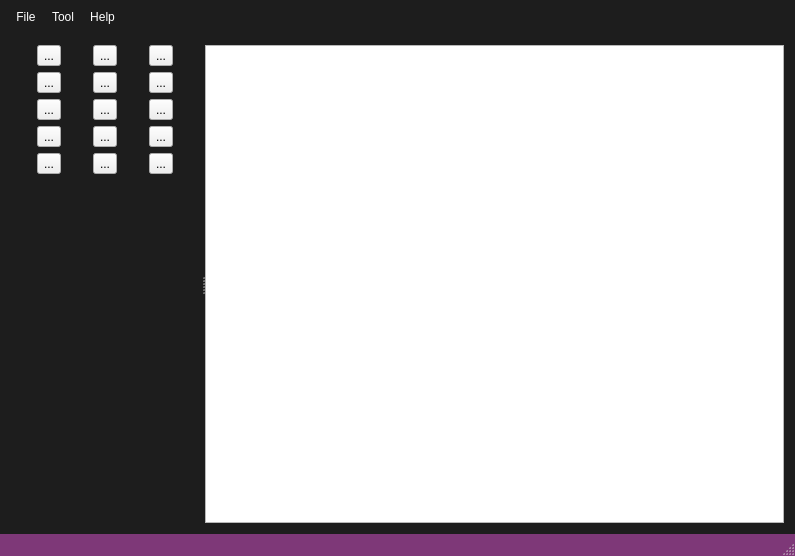
<?xml version="1.0" encoding="UTF-8"?>
<ui version="4.0">
 <class>MainWindow</class>
 <widget class="QMainWindow" name="MainWindow">
  <property name="geometry">
   <rect>
    <x>0</x>
    <y>0</y>
    <width>795</width>
    <height>556</height>
   </rect>
  </property>
  <property name="windowTitle">
   <string>MainWindow</string>
  </property>
  <property name="styleSheet">
   <string notr="true">QMainWindow{
background-color:#1d1d1d;
}

QMenuBar{
background-color:#1d1d1d;
padding:5px;
	font: 12pt &quot;MS Shell Dlg 2&quot;;
}

QMenuBar::item{
background-color:#1d1d1d;
color:#fff;
padding:5px;

}

QMenu{
color:#fff;
padding:0;
}

QMenu::item:selected{
color:#fff;
background-color:#00aba9;
}

QTableWidget{
background-color:#3d3d3d;
color:#fff;
  selection-background-color: #da532c;
border:solid;
border-width:3px;
border-color:#da532c;
}
QHeaderView::section{
background-color:qlineargradient(spread:pad, x1:0, y1:0, x2:1, y2:0, stop:0 rgba(20, 158, 217, 255), stop:1 rgba(36, 158, 217, 255));
border:none;
border-top-style:solid;
border-width:1px;
border-top-color:qlineargradient(spread:pad, x1:0, y1:0, x2:1, y2:0, stop:0 rgba(20, 158, 217, 255), stop:1 rgba(36, 158, 217, 255));
color:#fff;

}
QHeaderView{
background-color:qlineargradient(spread:pad, x1:0, y1:0, x2:1, y2:0, stop:0 rgba(20, 158, 217, 255), stop:1 rgba(36, 158, 217, 255));

border:none;
border-top-style:solid;
border-width:1px;
border-top-color:#149ED9;
color:#fff;
	font: 75 12pt &quot;Calibri&quot;;
}

QTableCornerButton::section{
border:none;
background-color:#149ED9;
}

QListWidget{
background-color:#3d3d3d;
color:#fff;
}

QMenu{
background-color:#3d3d3d;
}
QStatusBar{
background-color:#7e3878;
color:#fff;
}

QPushButton{
border-style:solid;

background-color:#3d3d3d;
color:#fff;
border-radius:7px;
}
QPushButton:hover{
color:#ccc;
	background-color: qlineargradient(spread:pad, x1:0.517, y1:0, x2:0.517, y2:1, stop:0 rgba(45, 45, 45, 255), stop:0.505682 rgba(45, 45, 45, 255), stop:1 rgba(29, 29, 29, 255));
	border-color:#2d89ef;
border-width:2px;
}

QPushButton:pressed{
background-color: qlineargradient(spread:pad, x1:0.517, y1:0, x2:0.517, y2:1, stop:0 rgba(29, 29, 29, 255), stop:0.505682 rgba(45, 45, 45, 255), stop:1 rgba(29, 29, 29, 255));
}


QTabWidget::tab{
background-color:#3d3d3d;
}

QLineEdit{
border-radius:0;
}

QProgressBar{
border-radius:0;
text-align:center;
color:#fff;
background-color:transparent;
border: 2px solid #e3a21a;
border-radius:7px;
	font: 75 12pt &quot;Open Sans&quot;;

}

QProgressBar::chunk{
background-color:#2d89ef;
width:20px;
}</string>
  </property>
  <widget class="QWidget" name="centralWidget">
   <layout class="QGridLayout" name="gridLayout">
    <item row="0" column="0">
     <widget class="QSplitter" name="splitter">
      <property name="orientation">
       <enum>Qt::Horizontal</enum>
      </property>
      <widget class="QWidget" name="toolsWidget" native="true">
       <property name="sizePolicy">
        <sizepolicy hsizetype="MinimumExpanding" vsizetype="Preferred">
         <horstretch>0</horstretch>
         <verstretch>0</verstretch>
        </sizepolicy>
       </property>
       <property name="minimumSize">
        <size>
         <width>120</width>
         <height>0</height>
        </size>
       </property>
       <layout class="QGridLayout" name="gridLayout_2">
        <property name="leftMargin">
         <number>0</number>
        </property>
        <property name="topMargin">
         <number>0</number>
        </property>
        <property name="rightMargin">
         <number>0</number>
        </property>
        <property name="bottomMargin">
         <number>0</number>
        </property>
        <property name="spacing">
         <number>6</number>
        </property>
        <item row="2" column="2">
         <widget class="QToolButton" name="toolButton_ellipse">
          <property name="text">
           <string>...</string>
          </property>
          <property name="icon">
           <iconset resource="icons.qrc">
            <normaloff>:/icons/circle.png</normaloff>:/icons/circle.png</iconset>
          </property>
          <property name="iconSize">
           <size>
            <width>31</width>
            <height>31</height>
           </size>
          </property>
         </widget>
        </item>
        <item row="3" column="0">
         <widget class="QToolButton" name="toolButton_text">
          <property name="text">
           <string>...</string>
          </property>
          <property name="icon">
           <iconset resource="icons.qrc">
            <normaloff>:/icons/text.png</normaloff>:/icons/text.png</iconset>
          </property>
          <property name="iconSize">
           <size>
            <width>31</width>
            <height>31</height>
           </size>
          </property>
         </widget>
        </item>
        <item row="0" column="2">
         <widget class="QToolButton" name="toolButton_SaveAs">
          <property name="text">
           <string>...</string>
          </property>
          <property name="icon">
           <iconset resource="icons.qrc">
            <normaloff>:/icons/saveAs.png</normaloff>:/icons/saveAs.png</iconset>
          </property>
          <property name="iconSize">
           <size>
            <width>31</width>
            <height>31</height>
           </size>
          </property>
         </widget>
        </item>
        <item row="2" column="0">
         <widget class="QToolButton" name="butLine">
          <property name="text">
           <string>...</string>
          </property>
          <property name="icon">
           <iconset resource="icons.qrc">
            <normaloff>:/icons/直线.png</normaloff>:/icons/直线.png</iconset>
          </property>
          <property name="iconSize">
           <size>
            <width>31</width>
            <height>31</height>
           </size>
          </property>
         </widget>
        </item>
        <item row="0" column="0">
         <widget class="QToolButton" name="butOpen">
          <property name="enabled">
           <bool>true</bool>
          </property>
          <property name="text">
           <string>...</string>
          </property>
          <property name="icon">
           <iconset resource="icons.qrc">
            <normaloff>:/icons/open.png</normaloff>:/icons/open.png</iconset>
          </property>
          <property name="iconSize">
           <size>
            <width>31</width>
            <height>31</height>
           </size>
          </property>
         </widget>
        </item>
        <item row="1" column="2">
         <widget class="QToolButton" name="butDefault">
          <property name="text">
           <string>...</string>
          </property>
          <property name="icon">
           <iconset resource="icons.qrc">
            <normaloff>:/icons/arrow.png</normaloff>:/icons/arrow.png</iconset>
          </property>
          <property name="iconSize">
           <size>
            <width>31</width>
            <height>31</height>
           </size>
          </property>
         </widget>
        </item>
        <item row="1" column="1">
         <widget class="QToolButton" name="toolButton_ZoomOut">
          <property name="text">
           <string>...</string>
          </property>
          <property name="icon">
           <iconset resource="icons.qrc">
            <normaloff>:/icons/zoomOut.png</normaloff>:/icons/zoomOut.png</iconset>
          </property>
          <property name="iconSize">
           <size>
            <width>31</width>
            <height>31</height>
           </size>
          </property>
         </widget>
        </item>
        <item row="1" column="0">
         <widget class="QToolButton" name="toolButton_ZoomIn">
          <property name="text">
           <string>...</string>
          </property>
          <property name="icon">
           <iconset resource="icons.qrc">
            <normaloff>:/icons/zoomIn.png</normaloff>:/icons/zoomIn.png</iconset>
          </property>
          <property name="iconSize">
           <size>
            <width>31</width>
            <height>31</height>
           </size>
          </property>
         </widget>
        </item>
        <item row="0" column="1">
         <widget class="QToolButton" name="butSave">
          <property name="text">
           <string>...</string>
          </property>
          <property name="icon">
           <iconset resource="icons.qrc">
            <normaloff>:/icons/save.ico</normaloff>:/icons/save.ico</iconset>
          </property>
          <property name="iconSize">
           <size>
            <width>31</width>
            <height>31</height>
           </size>
          </property>
         </widget>
        </item>
        <item row="3" column="1">
         <widget class="QToolButton" name="toolButton_Home">
          <property name="text">
           <string>...</string>
          </property>
          <property name="icon">
           <iconset resource="icons.qrc">
            <normaloff>:/icons/up.png</normaloff>:/icons/up.png</iconset>
          </property>
          <property name="iconSize">
           <size>
            <width>31</width>
            <height>31</height>
           </size>
          </property>
         </widget>
        </item>
        <item row="2" column="1">
         <widget class="QToolButton" name="toolButton_bezier">
          <property name="text">
           <string>...</string>
          </property>
          <property name="icon">
           <iconset resource="icons.qrc">
            <normaloff>:/icons/bezier.png</normaloff>:/icons/bezier.png</iconset>
          </property>
          <property name="iconSize">
           <size>
            <width>31</width>
            <height>31</height>
           </size>
          </property>
         </widget>
        </item>
        <item row="3" column="2">
         <widget class="QToolButton" name="butRectangle">
          <property name="text">
           <string>...</string>
          </property>
          <property name="icon">
           <iconset resource="icons.qrc">
            <normaloff>:/icons/rectangle.png</normaloff>:/icons/rectangle.png</iconset>
          </property>
          <property name="iconSize">
           <size>
            <width>31</width>
            <height>31</height>
           </size>
          </property>
         </widget>
        </item>
        <item row="4" column="0">
         <widget class="QToolButton" name="toolButton_clear">
          <property name="text">
           <string>...</string>
          </property>
          <property name="icon">
           <iconset resource="icons.qrc">
            <normaloff>:/icons/delete.png</normaloff>:/icons/delete.png</iconset>
          </property>
          <property name="iconSize">
           <size>
            <width>31</width>
            <height>31</height>
           </size>
          </property>
         </widget>
        </item>
        <item row="4" column="1">
         <widget class="QToolButton" name="toolButton_pixmap">
          <property name="text">
           <string>...</string>
          </property>
          <property name="icon">
           <iconset resource="icons.qrc">
            <normaloff>:/icons/canvas.png</normaloff>:/icons/canvas.png</iconset>
          </property>
          <property name="iconSize">
           <size>
            <width>31</width>
            <height>31</height>
           </size>
          </property>
         </widget>
        </item>
        <item row="6" column="0" colspan="3">
         <widget class="VEPolyLineSettings" name="polylineSettings" native="true">
          <property name="minimumSize">
           <size>
            <width>0</width>
            <height>50</height>
           </size>
          </property>
         </widget>
        </item>
        <item row="7" column="0" colspan="3">
         <spacer name="verticalSpacer">
          <property name="orientation">
           <enum>Qt::Vertical</enum>
          </property>
          <property name="sizeHint" stdset="0">
           <size>
            <width>20</width>
            <height>40</height>
           </size>
          </property>
         </spacer>
        </item>
        <item row="5" column="0" colspan="3">
         <widget class="VERectangleSettings" name="rectangleSettings" native="true">
          <property name="minimumSize">
           <size>
            <width>0</width>
            <height>50</height>
           </size>
          </property>
         </widget>
        </item>
        <item row="5" column="0" colspan="3">
         <widget class="VEEllipseSettings" name="ellipseSettings" native="true">
          <property name="minimumSize">
           <size>
            <width>0</width>
            <height>50</height>
           </size>
          </property>
         </widget>
        </item>
        <item row="4" column="2">
         <widget class="QToolButton" name="toolButton_show">
          <property name="text">
           <string>...</string>
          </property>
          <property name="icon">
           <iconset resource="icons.qrc">
            <normaloff>:/icons/add_right.png</normaloff>:/icons/add_right.png</iconset>
          </property>
          <property name="iconSize">
           <size>
            <width>31</width>
            <height>31</height>
           </size>
          </property>
         </widget>
        </item>
       </layout>
      </widget>
      <widget class="VEWorkplaceView" name="workplaceView">
       <property name="maximumSize">
        <size>
         <width>16777195</width>
         <height>16777215</height>
        </size>
       </property>
       <property name="styleSheet">
        <string notr="true"/>
       </property>
      </widget>
     </widget>
    </item>
   </layout>
  </widget>
  <widget class="QMenuBar" name="menuBar">
   <property name="geometry">
    <rect>
     <x>0</x>
     <y>0</y>
     <width>795</width>
     <height>39</height>
    </rect>
   </property>
   <widget class="QMenu" name="menu">
    <property name="title">
     <string>File</string>
    </property>
    <addaction name="actionNew"/>
    <addaction name="actionOpen"/>
    <addaction name="separator"/>
    <addaction name="actionSave"/>
    <addaction name="actionSaveAs"/>
    <addaction name="separator"/>
    <addaction name="actionExit"/>
   </widget>
   <widget class="QMenu" name="menuHelp">
    <property name="title">
     <string>Help</string>
    </property>
    <addaction name="actionHelp"/>
   </widget>
   <widget class="QMenu" name="menuTool">
    <property name="title">
     <string>Tool</string>
    </property>
    <addaction name="actionZoomIn"/>
    <addaction name="actionZoomOut"/>
   </widget>
   <addaction name="menu"/>
   <addaction name="menuTool"/>
   <addaction name="menuHelp"/>
  </widget>
  <widget class="QStatusBar" name="statusBar"/>
  <action name="actionHelp">
   <property name="icon">
    <iconset resource="icons.qrc">
     <normaloff>:/icons/scene.ico</normaloff>:/icons/scene.ico</iconset>
   </property>
   <property name="text">
    <string>Readme</string>
   </property>
   <property name="shortcut">
    <string>Ctrl+H</string>
   </property>
  </action>
  <action name="actionNew">
   <property name="icon">
    <iconset resource="icons.qrc">
     <normaloff>:/icons/new.png</normaloff>:/icons/new.png</iconset>
   </property>
   <property name="text">
    <string>New</string>
   </property>
   <property name="shortcut">
    <string>Ctrl+N</string>
   </property>
  </action>
  <action name="actionOpen">
   <property name="icon">
    <iconset resource="icons.qrc">
     <normaloff>:/icons/cursor-openhand.png</normaloff>:/icons/cursor-openhand.png</iconset>
   </property>
   <property name="text">
    <string>Open</string>
   </property>
   <property name="shortcut">
    <string>Ctrl+O</string>
   </property>
  </action>
  <action name="actionSave">
   <property name="icon">
    <iconset resource="icons.qrc">
     <normaloff>:/icons/save.png</normaloff>:/icons/save.png</iconset>
   </property>
   <property name="text">
    <string>Save</string>
   </property>
   <property name="shortcut">
    <string>Ctrl+S</string>
   </property>
  </action>
  <action name="actionSaveAs">
   <property name="icon">
    <iconset resource="icons.qrc">
     <normaloff>:/icons/saveAs.png</normaloff>:/icons/saveAs.png</iconset>
   </property>
   <property name="text">
    <string>SaveAs</string>
   </property>
   <property name="shortcut">
    <string>Ctrl+A</string>
   </property>
  </action>
  <action name="actionExit">
   <property name="icon">
    <iconset resource="icons.qrc">
     <normaloff>:/icons/exit.png</normaloff>:/icons/exit.png</iconset>
   </property>
   <property name="text">
    <string>Exit</string>
   </property>
   <property name="shortcut">
    <string>Ctrl+Q</string>
   </property>
  </action>
  <action name="actionZoomIn">
   <property name="icon">
    <iconset resource="icons.qrc">
     <normaloff>:/icons/zoomIn.png</normaloff>:/icons/zoomIn.png</iconset>
   </property>
   <property name="text">
    <string>ZoomIn</string>
   </property>
   <property name="shortcut">
    <string>Ctrl+=</string>
   </property>
  </action>
  <action name="actionZoomOut">
   <property name="icon">
    <iconset resource="icons.qrc">
     <normaloff>:/icons/zoomOut.png</normaloff>:/icons/zoomOut.png</iconset>
   </property>
   <property name="text">
    <string>ZoomOut</string>
   </property>
   <property name="shortcut">
    <string>Ctrl+-</string>
   </property>
  </action>
 </widget>
 <layoutdefault spacing="6" margin="11"/>
 <customwidgets>
  <customwidget>
   <class>VERectangleSettings</class>
   <extends>QWidget</extends>
   <header>verectanglesettings.h</header>
   <container>1</container>
  </customwidget>
  <customwidget>
   <class>VEPolyLineSettings</class>
   <extends>QWidget</extends>
   <header>vepolylinesettings.h</header>
   <container>1</container>
  </customwidget>
  <customwidget>
   <class>VEEllipseSettings</class>
   <extends>QWidget</extends>
   <header>veellipsesettings.h</header>
   <container>1</container>
  </customwidget>
  <customwidget>
   <class>VEWorkplaceView</class>
   <extends>QGraphicsView</extends>
   <header>veworkplaceview.h</header>
  </customwidget>
 </customwidgets>
 <resources>
  <include location="icons.qrc"/>
 </resources>
 <connections/>
</ui>
